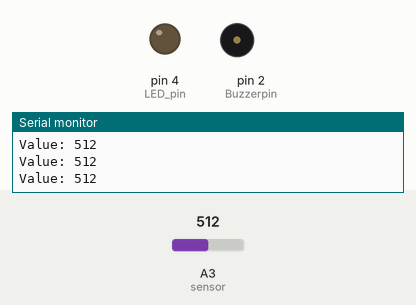
Bench run of a sketch on a simulated Arduino Uno, built with avr-gcc and run on an emulated ATmega328P. Parts: output pins drawn as LEDs (lit = HIGH), buzzer (waves = sounding, pin HIGH), the last lines printed to the serial monitor. The test bench sets the inputs (shaded band); at power-on: A3 (sensor) = 512.

Above: at 1.3 s.
1.4 s: A3 (sensor) set to 315
2.9 s: A3 (sensor) set to 292
At 3.5 s:
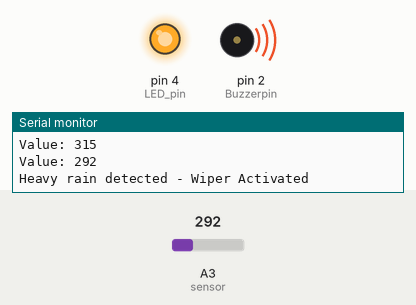
4.5 s: A3 (sensor) set to 306
At 5.7 s:
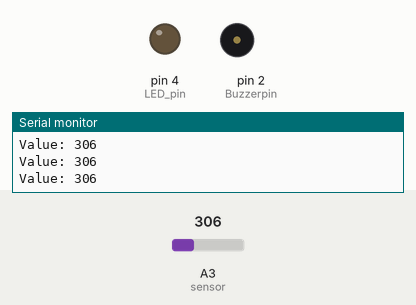
6.0 s: A3 (sensor) set to 290
At 7.1 s:
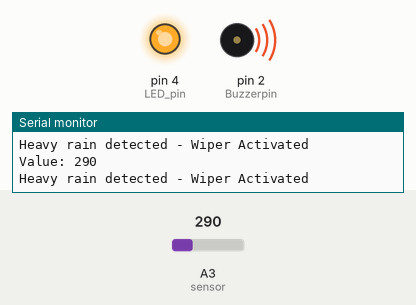
Timing chart, 0 to 8.5 s (numbered marks = the images above; inputs shaded):
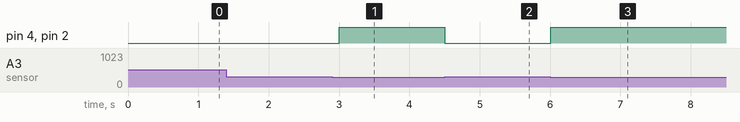

The sketch:

rain_wiper.ino
```cpp
#define Buzzerpin 2

void setup() {
  Serial.begin(9600);       // Enable serial monitor
  pinMode(4, OUTPUT);       // LED pin
  pinMode(Buzzerpin, OUTPUT); // Buzzer pin (IMPORTANT FIX)
}

void loop() {
  int value = analogRead(A3);  // Read rain sensor value

  Serial.print("Value: ");
  Serial.println(value);

  if (value < 300) {  // Heavy rain condition
    digitalWrite(4, HIGH);        // LED ON
    digitalWrite(Buzzerpin, HIGH); // Buzzer ON
    Serial.println("Heavy rain detected - Wiper Activated");
  } else {
    digitalWrite(4, LOW);         // LED OFF
    digitalWrite(Buzzerpin, LOW); // Buzzer OFF
  }

  delay(500); // small delay for stability
}
```

Measured:
- the behaviour switches between 300 and 299 on A3 (sensor) (found by bisection; images 0 and 1)
- after the input at 2.9 s, pin 4 (LED_pin), pin 2 (Buzzerpin): LOW → HIGH after 0.10 s
- after the input at 4.5 s, pin 4 (LED_pin), pin 2 (Buzzerpin): HIGH → LOW at once
- after the input at 6.0 s, pin 4 (LED_pin), pin 2 (Buzzerpin): LOW → HIGH at once
